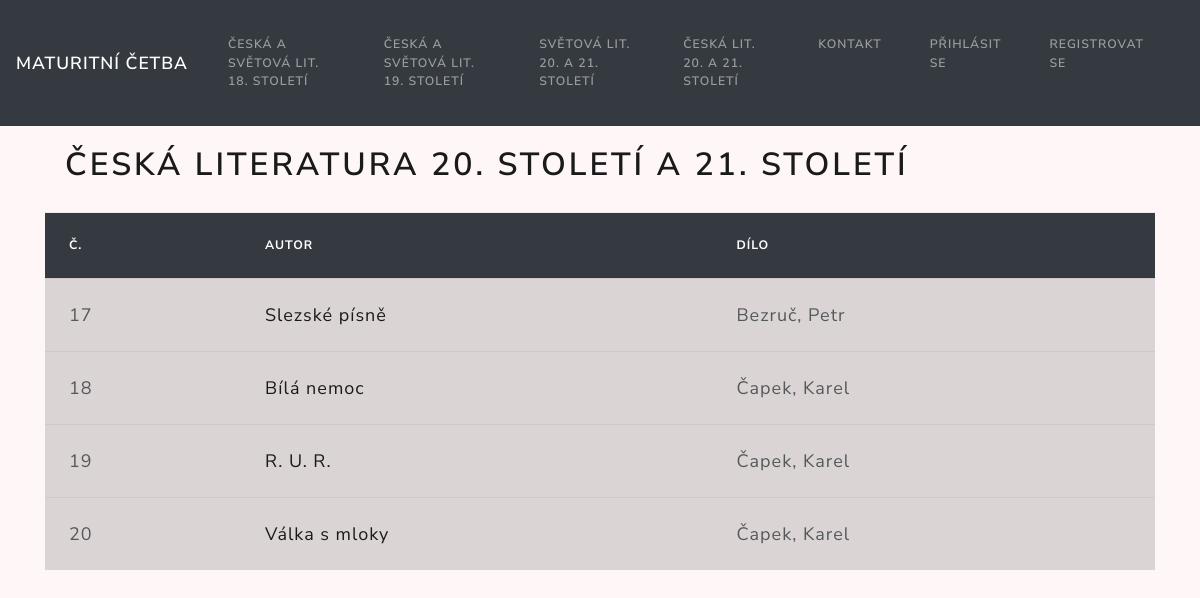
Page /index.php/cetba_controller/cs_20_21 on the committed database.
### tables this page shows
CREATE TABLE `menu` (
  `id_menu` int(11) NOT NULL,
  `nazev` varchar(45) DEFAULT NULL,
  `displej_nazev` varchar(45) DEFAULT NULL
);

CREATE TABLE `knihy` (
  `id_knihy` int(11) NOT NULL,
  `autor_knihy` varchar(45) DEFAULT NULL,
  `nazev_knihy` varchar(45) DEFAULT NULL,
  `pocet_stranek` int(11) DEFAULT NULL,
  `prebal` varchar(90) DEFAULT NULL,
  `anotace` text,
  `id_obdobi` int(11) NOT NULL
);

### application/controllers/Cetba_controller.php (called while the page is built, shortened)
<?php defined('BASEPATH') OR exit('No direct script access allowed');
class Cetba_controller extends CI_Controller {
    function  __construct(){
		$this->load->model('cetba_model');
		$this->load->library(['ion_auth']);
    }
	public function cs_20_21(){
		$data['menu'] = $this->cetba_model->get_menu_polozky();
		$data['strana4'] = $this->cetba_model->get_strana(4);
		$this->load->view('layout/header');
		$this->load->view('layout/navbar', $data);
		$this->load->view('pages/cs_20_21', $data);
		$this->load->view('layout/footer');
	}
}

### index.php (called while the page is built, shortened)
<?php
require_once BASEPATH.'core/CodeIgniter.php';

### application/models/Cetba_model.php (called while the page is built, shortened)
<?php
class Cetba_model extends CI_Model{
	public function get_menu_polozky()
	{
		if (!$this->ion_auth->logged_in())
		{
			$this->db->select('displej_nazev, nazev');
			$this->db->from('menu');
			$query = $this->db->get();
			return $query->result();
			}
		else{
			$this->db->select('displej_nazev, nazev');
			$this->db->from('menu_logged');
			$query = $this->db->get();
			return $query->result();
		}
	}
	public function get_strana(int $obdobi)
	{
        $this->db->select('nazev_knihy, autor_knihy, id_knihy');
        $this->db->from('knihy');
        $this->db->where('id_obdobi= '.$obdobi);
        $this->db->order_by('id_knihy');
        $query = $this->db->get();
        return $query->result();
	}
}

### application/views/pages/cs_20_21.php (the view, shortened to what this page needs)
<div class="container">
<h1>Česká Literatura 20. století a 21. století</h1>
    <table class="table table-hover">
        <thead>
            <tr>
            <th scope="col">Č.</th>
            <th scope="col">Autor</th>
            <th scope="col">Dílo</th>
            </tr>
        </thead>
        <tbody>
            <?php if ($strana4): ?>
                 <?php foreach($strana4 as $knihy): ?>
				    <tr class="table-active">
				      <td><?php echo $knihy->id_knihy;?></td>
				      <td><a href="<?php echo base_url("kniha/".$knihy->id_knihy);?>"><?php echo $knihy->nazev_knihy;?></td>
				      <td><?php echo $knihy->autor_knihy;?></td>
				    </tr>
			     <?php endforeach ?>
			    <?php endif ?>
        </tbody>
    </table>
     </div>
</body>

### application/views/layout/navbar.php (shortened to what this page needs)
<body>
	<nav class="navbar navbar-expand-lg navbar-dark bg-dark">
	  <a class="navbar-brand" href="<?php echo base_url();?>">Maturitní četba</a>
	  <div class="collapse navbar-collapse" id="navbarColor02">
	    <ul class="navbar-nav mr-auto">
			<?php foreach($menu as $p): ?>
                       <li class="nav-item">
                           <a class="nav-link" href="<?php echo base_url($p->nazev)?>"><?= $p->displej_nazev ?><span class="sr-only">(current)</span></a>
                       </li>
               <?php endforeach; ?>
	    </ul>
	  </div>
	</nav>

### cetba/assets/css/styles.css (style rules this page uses)
body { background-color: #fff7f7; }
.container h1 { padding: 20px; }
.table { font-size: 18px; }
.table th { background-color: #343A40; color: white; }

### rows in the picture
menu: displej_nazev "ČESKÁ A SVĚTOVÁ LIT. 18. STOLETÍ"
menu: displej_nazev "ČESKÁ A SVĚTOVÁ LIT. 19. STOLETÍ"
menu: displej_nazev "SVĚTOVÁ LIT. 20. A 21. STOLETÍ"
menu: displej_nazev "ČESKÁ LIT. 20. A 21. STOLETÍ"
menu: displej_nazev "KONTAKT"
menu: displej_nazev "PŘIHLÁSIT SE"
menu: displej_nazev "REGISTROVAT SE"
knihy: id_knihy "17", nazev_knihy "Slezské písně", autor_knihy "Bezruč, Petr"
knihy: id_knihy "18", nazev_knihy "Bílá nemoc", autor_knihy "Čapek, Karel"
knihy: id_knihy "19", nazev_knihy "R. U. R.", autor_knihy "Čapek, Karel"
knihy: id_knihy "20", nazev_knihy "Válka s mloky", autor_knihy "Čapek, Karel"
